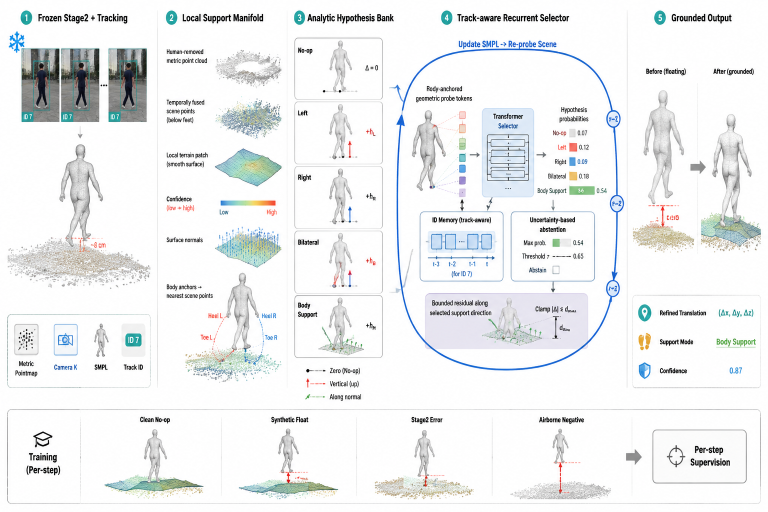
#> input picture outputs/vis/tsmr_paper_main_figure/tsmr_method_overview_v1.png, 1536 x 1024 px (shown at 1/2 size)
$ python polish_nbai_figure.py
#> lines starting #> are read from the running program, lines starting #| are printed output that depends on the picture
from pathlib import Path

from PIL import Image, ImageDraw, ImageFont


ROOT = Path(__file__).resolve().parents[3]
SOURCE = ROOT / "outputs/vis/tsmr_paper_main_figure/tsmr_method_overview_v1.png"
TARGET = ROOT / "outputs/vis/tsmr_paper_main_figure/tsmr_method_overview_paper.png"

image = Image.open(SOURCE).convert("RGB")
#> image is the input picture: PIL image 1536x1024 RGB; mean R, G, B 237.8, 239.5, 240.2
draw = ImageDraw.Draw(image)

regular = "C:/Windows/Fonts/arial.ttf"
bold = "C:/Windows/Fonts/arialbd.ttf"


def font(size: int, is_bold: bool = False) -> ImageFont.FreeTypeFont:
    return ImageFont.truetype(bold if is_bold else regular, size=size)


def centered_text(box, text, size, fill=(32, 35, 38), is_bold=False):
#> called with box = (795, 149, 967, 203), size = 17, fill = (32, 35, 38), is_bold = True
    x0, y0, x1, y1 = box
    fnt = font(size, is_bold)
    bbox = draw.textbbox((0, 0), text, font=fnt)
#> bbox = (0, 3, 203, 40)
    width = bbox[2] - bbox[0]
#> width = 203
    height = bbox[3] - bbox[1]
#> height = 37
    draw.text(((x0 + x1 - width) / 2, (y0 + y1 - height) / 2 - bbox[1]), text, font=fnt, fill=fill)


# Correct the probe-token label while preserving the generated mesh and token graphics.
draw.rounded_rectangle((792, 145, 970, 207), radius=6, fill=(255, 255, 255))
centered_text((795, 149, 967, 203), "Body-anchored\ngeometric probe tokens", 17, is_bold=True)

# Rebuild the hypothesis readout so the walking example selects bilateral support.
draw.rounded_rectangle((1068, 194, 1215, 402), radius=8, fill=(255, 255, 255))
centered_text((1084, 199, 1211, 239), "Hypothesis\nprobabilities", 16, is_bold=True)
rows = [
    ("No-op", 0.04, (170, 170, 170)),
    ("Left", 0.03, (234, 104, 83)),
    ("Right", 0.03, (68, 140, 204)),
    ("Bilateral", 0.87, (239, 177, 62)),
    ("Body Support", 0.03, (77, 170, 112)),
]
for index, (label, probability, color) in enumerate(rows):
    y = 250 + index * 28
    label_size = 10 if label == "Body Support" else 12
    draw.text((1088, y), label, font=font(label_size, label == "Bilateral"), fill=(36, 38, 41))
    draw.rounded_rectangle((1146, y + 3, 1184, y + 16), radius=3, fill=(235, 237, 239))
    draw.rounded_rectangle((1146, y + 3, 1146 + max(2, int(38 * probability)), y + 16), radius=3, fill=color)
    draw.text((1188, y), f"{probability:.2f}", font=font(11, label == "Bilateral"), fill=(36, 38, 41))

# Replace the full generated badge strip to avoid retaining malformed labels.
draw.rectangle((1215, 205, 1252, 690), fill=(255, 255, 255))
draw.line((1233, 206, 1233, 688), fill=(26, 102, 203), width=4)
for y, label in ((275, "r=1"), (455, "r=2"), (635, "r=3")):
    draw.ellipse((1215, y - 19, 1253, y + 19), fill=(246, 252, 255), outline=(26, 102, 203), width=3)
    centered_text((1215, y - 19, 1253, y + 19), label, 13, fill=(26, 102, 203), is_bold=True)

# Correct the constrained residual caption inside the generated recurrent module.
draw.rounded_rectangle((838, 589, 1054, 652), radius=5, fill=(245, 243, 252))
centered_text((843, 593, 1049, 648), "Bounded residual along\nselected support direction", 15, is_bold=True)

# Clarify both floating examples without retaining generated garbled distance labels.
draw.rectangle((151, 421, 180, 479), fill=(255, 255, 255))
draw.line((165, 433, 165, 473), fill=(219, 70, 54), width=4)
draw.polygon(((158, 465), (172, 465), (165, 478)), fill=(219, 70, 54))
draw.rounded_rectangle((139, 472, 223, 506), radius=5, fill=(255, 255, 255))
centered_text((141, 475, 221, 503), "8 cm float", 15, fill=(219, 70, 54), is_bold=True)
draw.rectangle((1307, 398, 1340, 462), fill=(255, 255, 255))
draw.rectangle((1338, 398, 1374, 462), fill=(255, 255, 255))
draw.line((1323, 411, 1323, 452), fill=(219, 70, 54), width=4)
draw.polygon(((1316, 444), (1330, 444), (1323, 457)), fill=(219, 70, 54))
draw.rounded_rectangle((1278, 457, 1372, 515), radius=5, fill=(255, 255, 255))
centered_text((1282, 470, 1368, 503), "8 cm gap", 15, fill=(219, 70, 54), is_bold=True)

# Correct the final support mode in the output summary.
draw.rounded_rectangle((1306, 654, 1516, 705), radius=4, fill=(255, 255, 255))
draw.text((1320, 667), "Support Mode", font=font(15, True), fill=(36, 38, 41))
draw.text((1432, 667), "Bilateral", font=font(16, True), fill=(49, 148, 89))

TARGET.parent.mkdir(parents=True, exist_ok=True)
image.save(TARGET, quality=100)
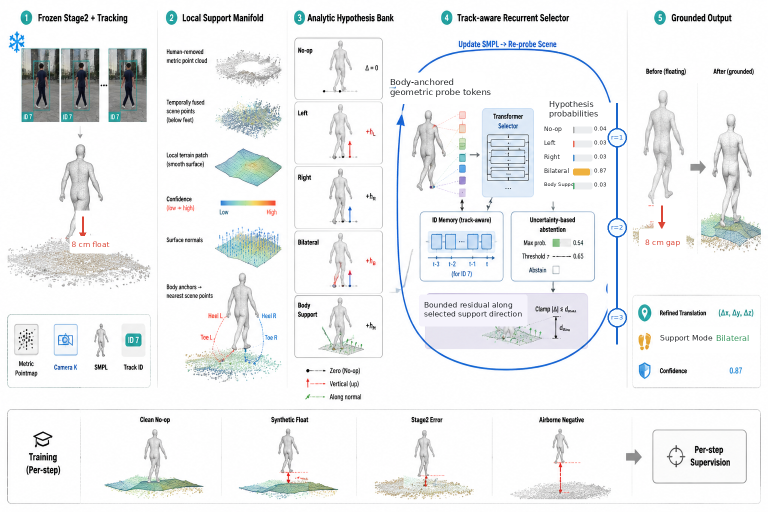
#> saved as tsmr_method_overview_paper.png: PIL image 1536x1024 RGB (shown at 1/2 size); mean R, G, B 238.2, 239.9, 240.6
print(TARGET)

$ run again, with outputs/vis/tsmr_paper_main_figure/tsmr_detail_logic_panel.png copied over outputs/vis/tsmr_paper_main_figure/tsmr_method_overview_v1.png
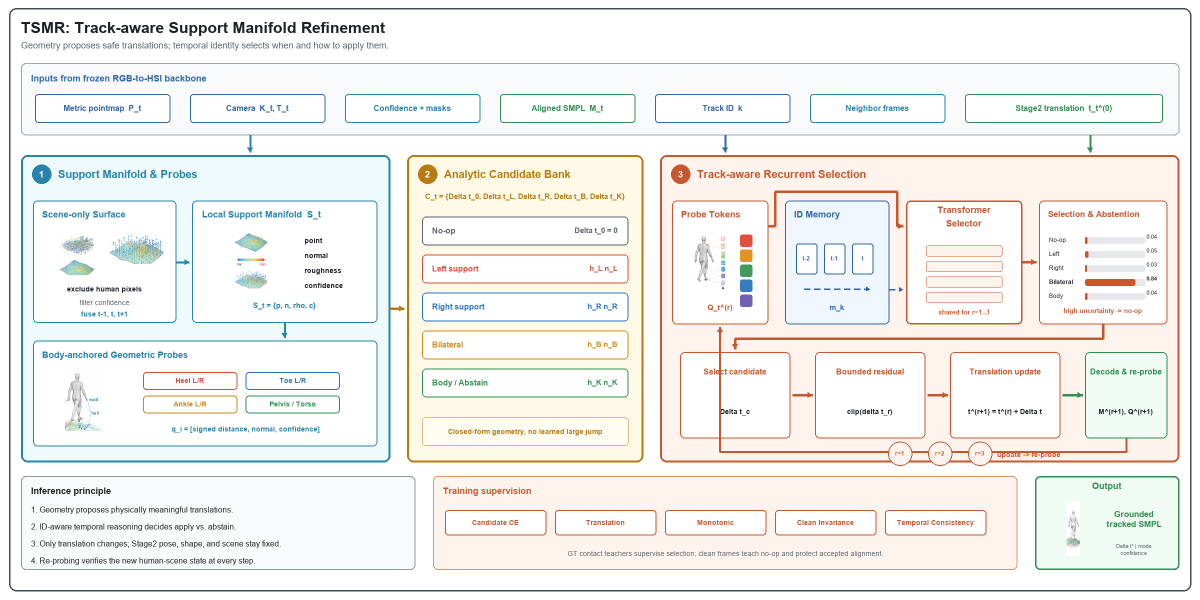
#> input picture outputs/vis/tsmr_paper_main_figure/tsmr_detail_logic_panel.png, 2400 x 1200 px (shown at 1/2 size)
#> image is the input picture: PIL image 2400x1200 RGB; mean R, G, B 242.4, 240.8, 238.1
#> bbox = (0, 3, 203, 40)
#> width = 203
#> height = 37
#> `image.save(TARGET, quality=100)`:
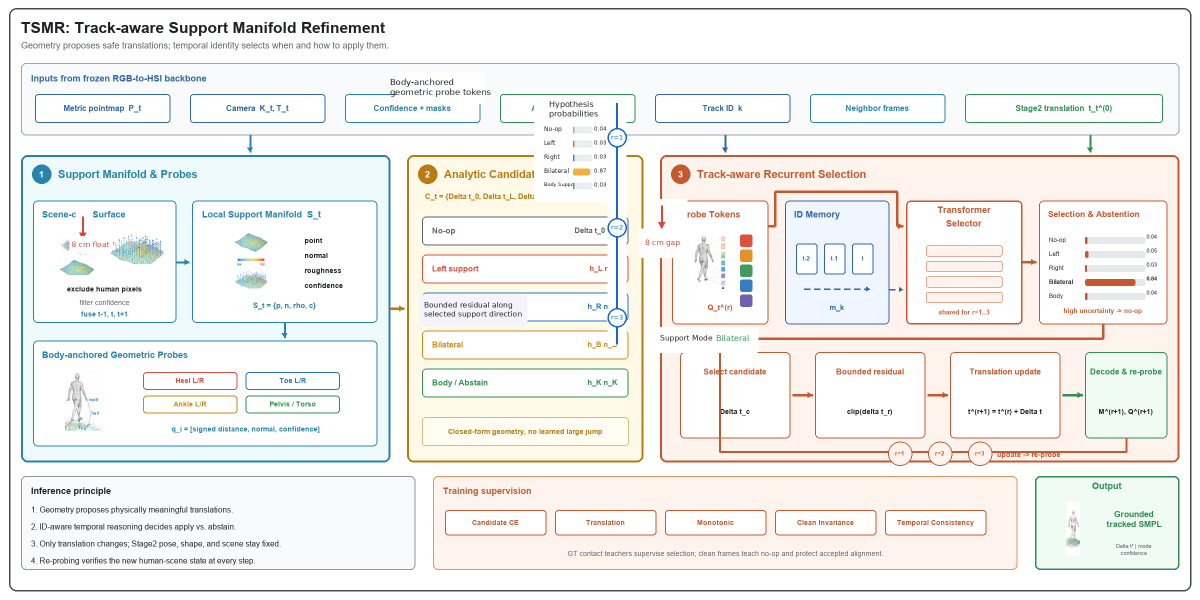
#> saved as tsmr_method_overview_paper.png: PIL image 2400x1200 RGB (shown at 1/2 size); mean R, G, B 242.2, 240.8, 238.4

$ run again, with outputs/vis/tsmr_paper_main_figure/tsmr_full_pipeline_abc_paper.png copied over outputs/vis/tsmr_paper_main_figure/tsmr_method_overview_v1.png
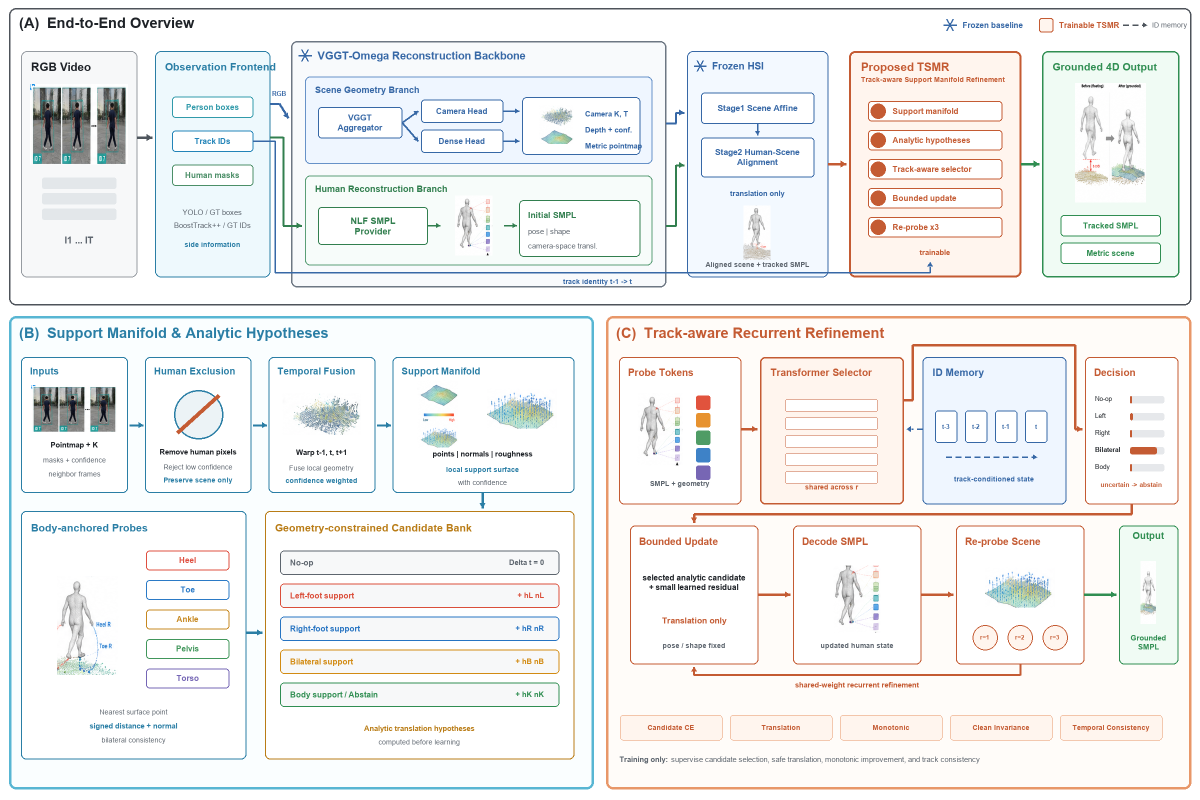
#> input picture outputs/vis/tsmr_paper_main_figure/tsmr_full_pipeline_abc_paper.png, 2400 x 1600 px (shown at 1/2 size)
#> image is the input picture: PIL image 2400x1600 RGB; mean R, G, B 239.7, 240.2, 239.5
#> bbox = (0, 3, 203, 40)
#> width = 203
#> height = 37
#> `image.save(TARGET, quality=100)`:
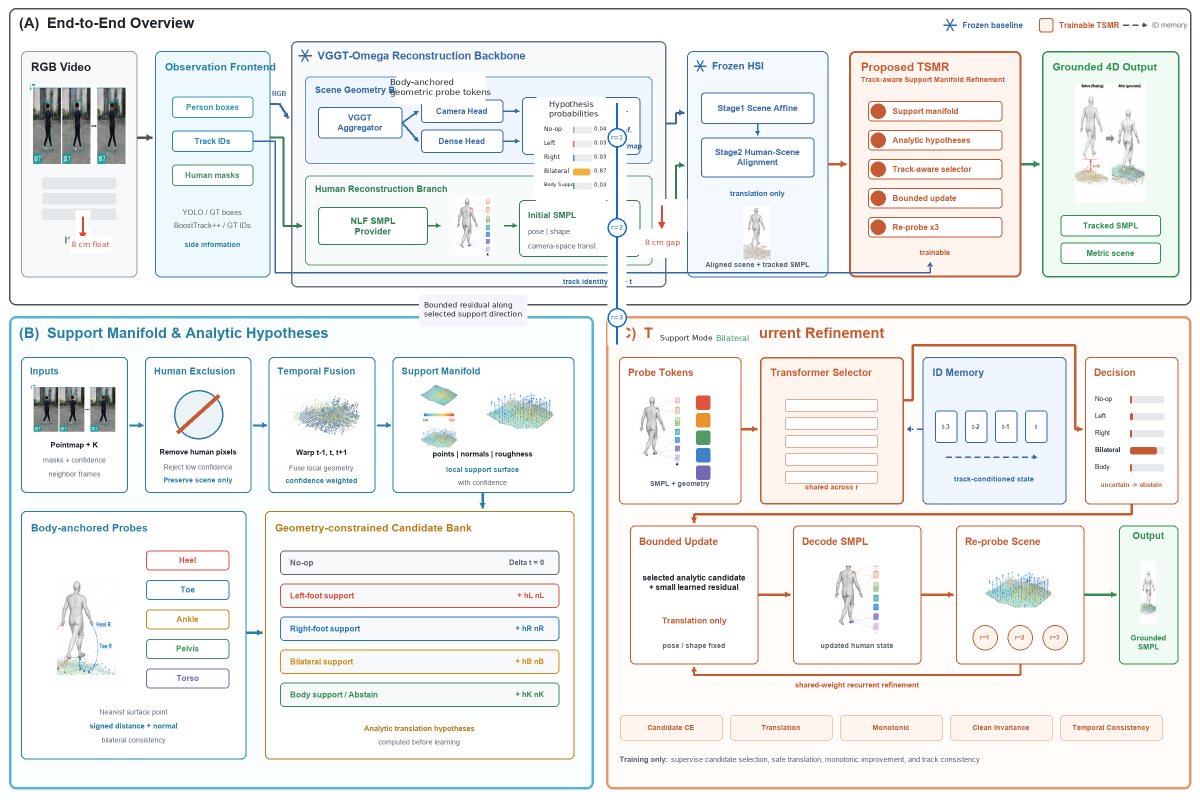
#> saved as tsmr_method_overview_paper.png: PIL image 2400x1600 RGB (shown at 1/2 size); mean R, G, B 239.7, 240.2, 239.5

$ run again, with outputs/vis/tsmr_paper_main_figure/tsmr_method_overview_abc_paper.png copied over outputs/vis/tsmr_paper_main_figure/tsmr_method_overview_v1.png
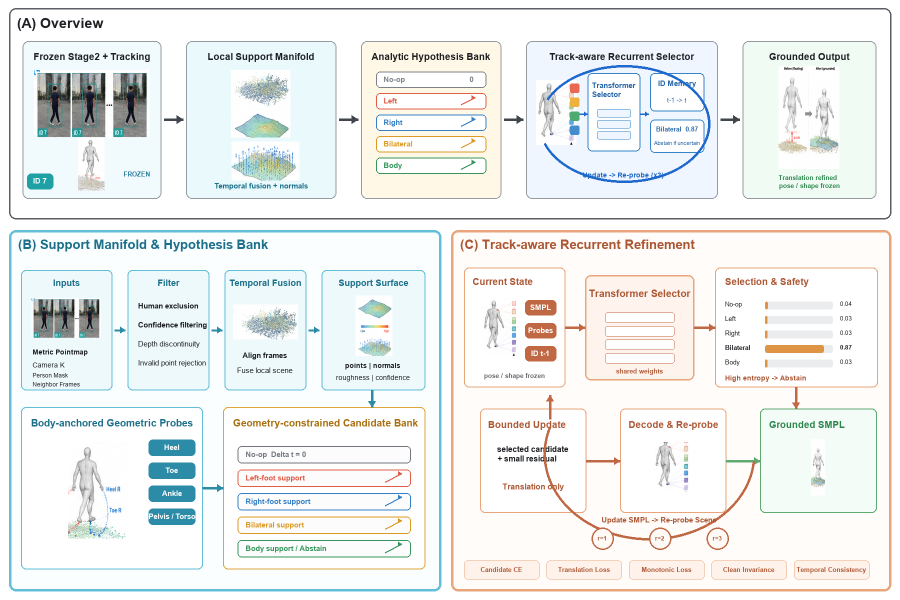
#> input picture outputs/vis/tsmr_paper_main_figure/tsmr_method_overview_abc_paper.png, 1800 x 1200 px (shown at 1/2 size)
#> image is the input picture: PIL image 1800x1200 RGB; mean R, G, B 236.6, 239, 237.8
#> bbox = (0, 3, 203, 40)
#> width = 203
#> height = 37
#> `image.save(TARGET, quality=100)`:
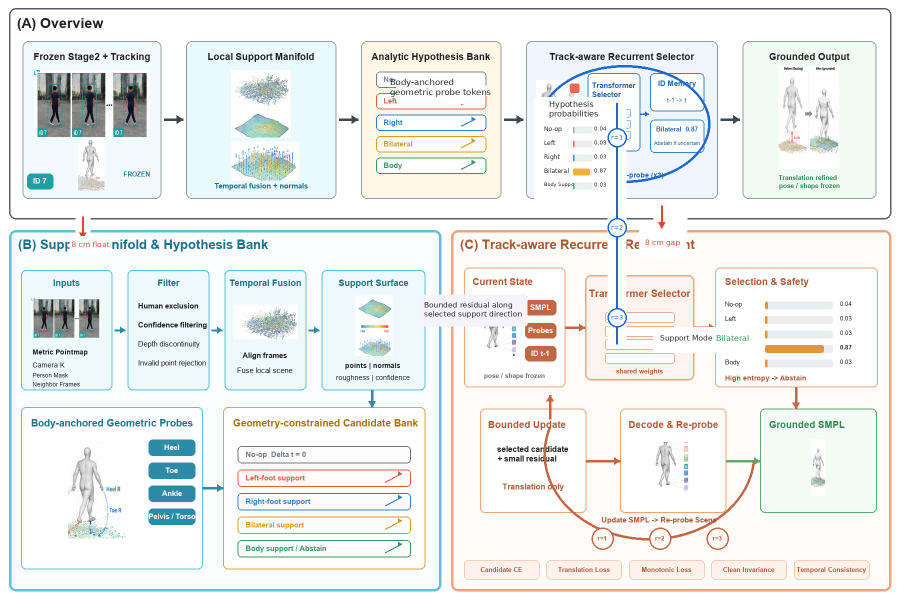
#> saved as tsmr_method_overview_paper.png: PIL image 1800x1200 RGB (shown at 1/2 size); mean R, G, B 236.6, 239, 237.9
